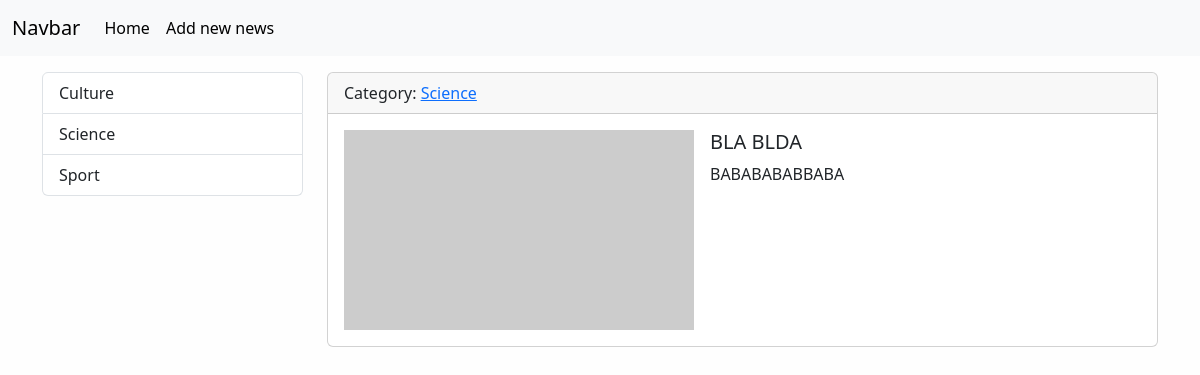
Screenshot of /news/10/ with the database file from the repository.
### news/models.py (models this page shows, shortened)
class Category(models.Model):
    title = models.CharField(max_length=150, db_index=True, verbose_name="Title_category")
    def get_absolute_url(self):
        return reverse("category", kwargs={"category_id": self.pk})
    def __str__(self):
        return self.title
    class Meta:
        verbose_name = "Category"
        verbose_name_plural = "Categories"
        ordering = ["title"]

class News(models.Model):
    title = models.CharField(max_length=150, verbose_name="Title_new")
    content = models.TextField(blank=True)
    created_at = models.DateTimeField(auto_now_add=True)
    updated_at = models.DateTimeField(auto_now=True)
    photo = models.ImageField(upload_to="photos/%Y/%m/%d", blank=True)
    is_published = models.BooleanField(default=True, verbose_name="Is published")
    category = models.ForeignKey("Category", on_delete=models.PROTECT)
    class Meta:
        verbose_name = "New"
        verbose_name_plural = "News"
        ordering = ["-created_at"]

### news/views.py (the view)
# urls.py: path("news/<int:news_id>/", get_view_new, name="view_new"),
def get_view_new(request, news_id: int):
    news_item = get_object_or_404(News, pk=news_id)
    return render(
        request,
        "news/view_new.html",
        {
            "news_item": news_item
        }
    )

### news/templatetags/news_tags.py (called while the page is built)
@register.inclusion_tag("news/list_categories.html")
def show_categories():
    categories = Category.objects.all()
    return {"categories": categories}

### news/templates/news/view_new.html (shortened to what this page needs)
{% extends 'base.html' %}
{% block sidebar %}
{% include 'inc/_sidebar.html'%}
{% endblock %}
{% block content %}
<div class="card mb-3">
    <div class="card-header">Category: <a href="{{ news_item.category.get_absolute_url }}">{{ news_item.category }}</a>
    </div>
    <div class="card-body">
        <div class="d-flex">
            <div class="flex-shrink-0">
                {% if news_item.photo %}
                <img src="{{ news_item.photo.url }}" alt="Empty field" width="350" height="200">
                {% else %}
                <img src="https://picsum.photos/seed/picsum/350/200" alt="Empty field">
                {% endif %}
            </div>
            <div class="flex-grow-1 ms-3">
                <h5 class="card-title">{{ news_item.title }}</h5>
                <p class="card-text">{{ news_item.content }}</p>
            </div>
        </div>
    </div>
</div>
{% endblock %}

### news/tags/news/list_categories.html
<div class="list-group">
    {% for category in categories %}
    <a href="{{ category.get_absolute_url }}" class="list-group-item list-group-item-action" aria-current="true">
        {{ category.title }}
    </a>
    {% endfor %}
</div>

### mysite/static/css/style.css (style rules this page uses)
body { background-color: #fefefe; }

### rows the page displays
Category: title "Culture"
Category: title "Science"
Category: title "Sport"
News: category "Science", title "BLA BLDA", content "BABABABABBABA"
